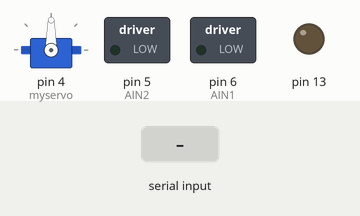
A sketch run on a simulated Arduino Uno, built with avr-gcc and run on an emulated ATmega328P. Parts: servo, switched loads named in the sketch (green lamp = pin HIGH), output pins drawn as LEDs (lit = HIGH). The test bench sets the inputs (shaded band).

Above: at 1.7 s.
1.8 s: "L" received over Serial
At 2.7 s:
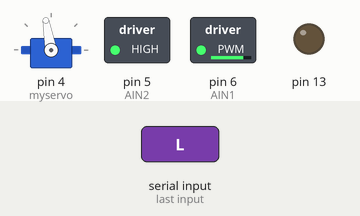
3.3 s: "R" received over Serial
At 3.9 s:
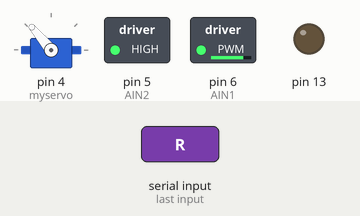
Timing chart, 0 to 6.3 s (numbered marks = the images above; inputs shaded):
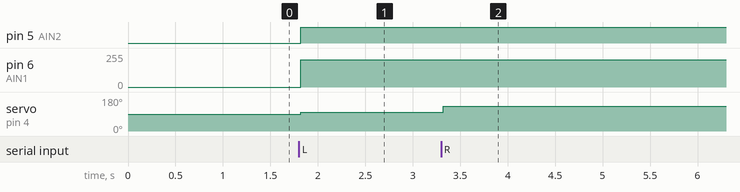

The sketch:

sEMG_Car_By_Ssw.ino
```cpp
#include<Wire.h>
#include <Servo.h>

Servo myservo;  // create servo object to control a servo
                // a maximum of eight servo objects can be created
int pos = 115;    // 舵机校准值
int posRead = 115;
int MOTORA_go = 50;  //电机速度_工作时 0-150
int MOTORA = 0;
//电机驱动引脚控制
int AIN1 = 6;  //PWMA
int AIN2 = 5;  //DIRA

////蜂鸣器用到的音调
//int melody[]={330,330,330,262,392,200,280};
//int noteDurations[]={8,4,4,8,4,4,5};
void setup(){                   //初使化
  delay(500);
  Serial.begin(9600);            //通信速率选择9600，与蓝牙模块保持一致
  pinMode(AIN1,OUTPUT);
  pinMode(AIN2,OUTPUT);
  pinMode(13, OUTPUT);
  myservo.attach(4);  // attaches the servo on pin 9 to the servo object

//  //函数实现了播放一段音乐，播放完成后表示初使化已经完成
// for(int thisNote = 0;thisNote < 7;thisNote ++){
//    tone(12,melody[thisNote],1000/noteDurations[thisNote]);
//    delay(1300/noteDurations[thisNote]);
//    noTone(12);
//  }
}
void setMotor(int MOTORA) //电机驱动函数
{
  if(MOTORA>=0)
  {
    digitalWrite(AIN2,HIGH);
    analogWrite(AIN1,255-MOTORA);
  }
  else
  {
   digitalWrite(AIN1,HIGH);
    analogWrite(AIN2,MOTORA+255);
  }
}
void setRead()
{
 if(Serial.available() > 0){      //判断缓冲器状态
   switch (Serial.read()){       //对接收到的字符进行判断
      case 'L':
        posRead = pos-15;
        delay(15);
        myservo.write(posRead);
         MOTORA = MOTORA_go;
        setMotor(MOTORA);
       // MOTORA = MOTORA_go;
        break;
      case 'b':
        posRead = pos-15;
        delay(15);
//        MOTORA = MOTORA_go;
        break;
      case 'F':
//        posRead = pos;
//        delay(15);
        MOTORA = MOTORA_go;
        setMotor(MOTORA);
        break;
      case 'd':
        posRead = pos+15;
        delay(15);
        MOTORA = MOTORA_go;
        break;
      case 'R':
        posRead = pos+15;
        delay(15);
        myservo.write(posRead);
         MOTORA = MOTORA_go;
        setMotor(MOTORA);
//        MOTORA = MOTORA_go;
        break;
      case 'S':
        posRead = pos;
        delay(15);
        MOTORA = 0;
        setMotor(MOTORA);
        break;
    }
  }
}
void loop()
{
  setRead();
//  myservo.write(posRead);
//  Serial.println(posRead);
  delay(15);
//  setMotor(MOTORA);    //设置“向前”行驶
}
```

Measured:
- after the input at 1.8 s, pin 5 (AIN2): LOW → HIGH at once; pin 6 (AIN1): 0/255 → 205/255 at once; servo on pin 4 (myservo): 90° → 100° at once
- after the input at 3.3 s, servo on pin 4 (myservo): 100° → 130° at once
